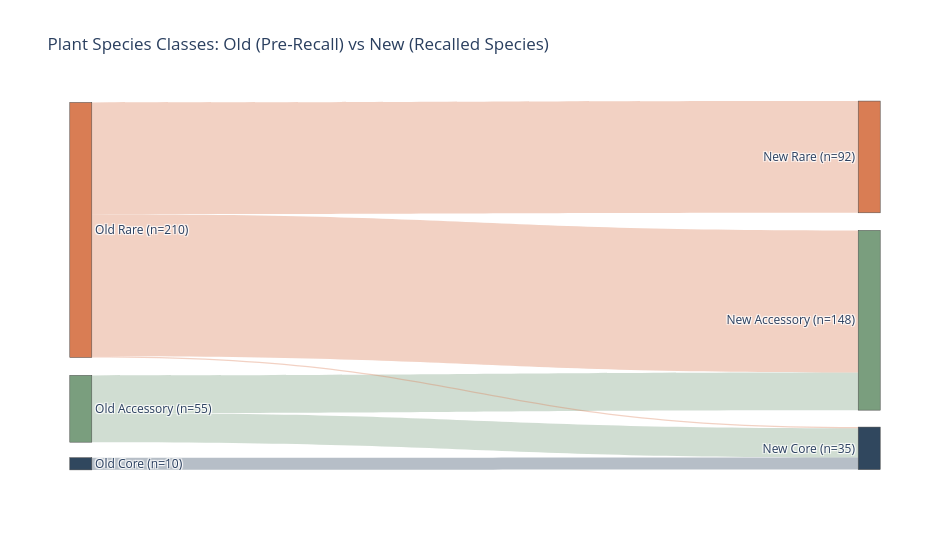

This figure's notebook cell:
### Code cell
# Sankey of old class -> new class for each old species (same counts as the
# crosstab above, with species not present in the new table dropped)
import plotly.graph_objects as go

sankey_classes = ["Rare", "Accessory", "Core"]
class_colors = {"Rare": "#d97d54", "Accessory": "#7a9e7e", "Core": "#30475e"}


def hex_to_rgba(hex_color, alpha):
    r, g, b = (int(hex_color.lstrip("#")[i : i + 2], 16) for i in (0, 2, 4))
    return f"rgba({r}, {g}, {b}, {alpha})"


class_flow = (
    old_vs_new_class.loc[old_vs_new_class["new_class"] != "Not present"]
    .groupby(["old_class", "new_class"])
    .size()
    .rename("n_species")
    .reset_index()
)

node_labels = [f"Old {c}" for c in sankey_classes] + [
    f"New {c}" for c in sankey_classes
]
node_index = {label: i for i, label in enumerate(node_labels)}
old_totals = class_flow.groupby("old_class")["n_species"].sum()
new_totals = class_flow.groupby("new_class")["n_species"].sum()
node_totals = [old_totals.get(c, 0) for c in sankey_classes] + [
    new_totals.get(c, 0) for c in sankey_classes
]

# Pin nodes top-to-bottom in Rare / Accessory / Core order on each side
node_x, node_y = [], []
gap = 0.04
for totals, x in ((node_totals[:3], 0.001), (node_totals[3:], 0.999)):
    heights = np.array(totals) / sum(totals) * (1 - gap * (len(totals) - 1))
    tops = np.concatenate([[0], np.cumsum(heights + gap)[:-1]])
    node_x += [x] * len(totals)
    node_y += list(tops + heights / 2)

class_sankey = go.Figure(
    go.Sankey(
        arrangement="fixed",
        node=dict(
            label=[f"{label} (n={n})" for label, n in zip(node_labels, node_totals)],
            color=[class_colors[label.split(" ", 1)[1]] for label in node_labels],
            x=node_x,
            y=node_y,
            pad=18,
            thickness=22,
        ),
        link=dict(
            source=[node_index[f"Old {c}"] for c in class_flow["old_class"]],
            target=[node_index[f"New {c}"] for c in class_flow["new_class"]],
            value=class_flow["n_species"].tolist(),
            color=[hex_to_rgba(class_colors[c], 0.35) for c in class_flow["old_class"]],
            label=(
                class_flow["old_class"]
                + " -> "
                + class_flow["new_class"]
                + " | species: "
                + class_flow["n_species"].astype(str)
            ).tolist(),
        ),
    )
)
class_sankey.update_layout(
    title_text="Plant Species Classes: Old (Pre-Recall) vs New (Recalled Species)",
    font_size=12,
    width=950,
    height=550,
)
class_sankey.show()

### Figure 1 — Plotly figure (JSON) as saved in the notebook; plotly's stock layout.template omitted (floating-point values rounded to 4 significant figures)
{"data": [{"arrangement": "fixed", "link": {"color": ["rgba(122, 158, 126, 0.35)", "rgba(122, 158, 126, 0.35)", "rgba(48, 71, 94, 0.35)", "rgba(217, 125, 84, 0.35)", "rgba(217, 125, 84, 0.35)", "rgba(217, 125, 84, 0.35)"], "label": ["Accessory -> Accessory | species: 31", "Accessory -> Core | species: 24", "Core -> Core | species: 10", "Rare -> Accessory | species: 117", "Rare -> Core | species: 1", "Rare -> Rare | species: 92"], "source": [1, 1, 2, 0, 0, 0], "target": [4, 5, 5, 4, 5, 3], "value": [31, 24, 10, 117, 1, 92]}, "node": {"color": ["#d97d54", "#7a9e7e", "#30475e", "#d97d54", "#7a9e7e", "#30475e"], "label": ["Old Rare (n=210)", "Old Accessory (n=55)", "Old Core (n=10)", "New Rare (n=92)", "New Accessory (n=148)", "New Core (n=35)"], "pad": 18, "thickness": 22, "x": [0.001, 0.001, 0.001, 0.999, 0.999, 0.999], "y": [0.3513, 0.8345, 0.9833, 0.1539, 0.5953, 0.9415]}, "type": "sankey"}], "layout": {"font": {"size": 12}, "height": 550, "title": {"text": "Plant Species Classes: Old (Pre-Recall) vs New (Recalled Species)"}, "width": 950}}
